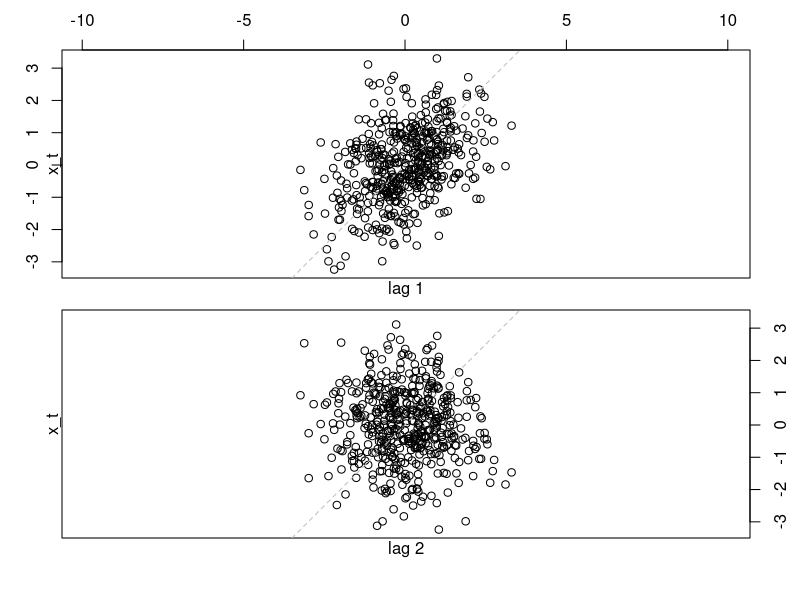
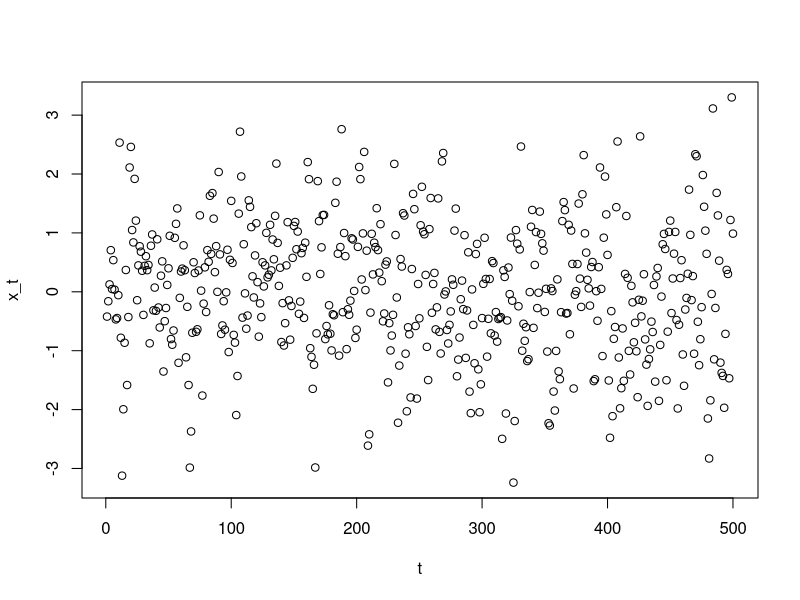
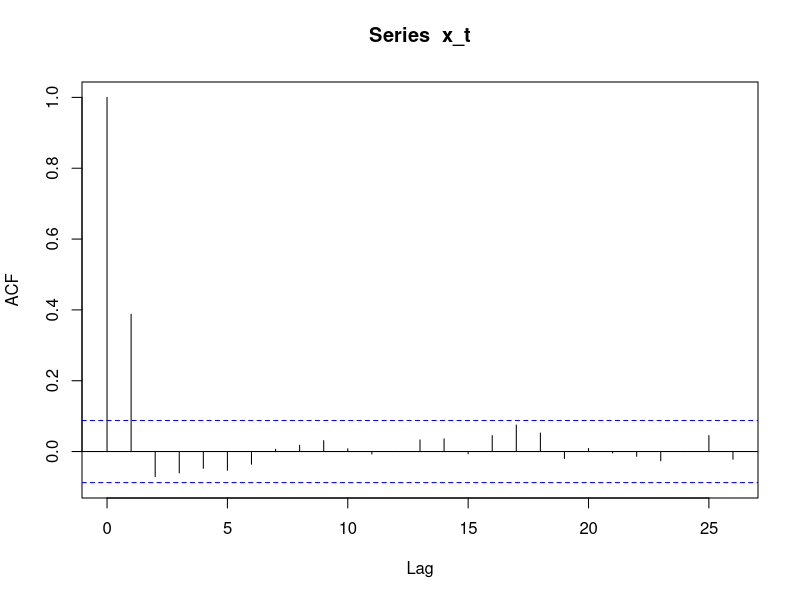
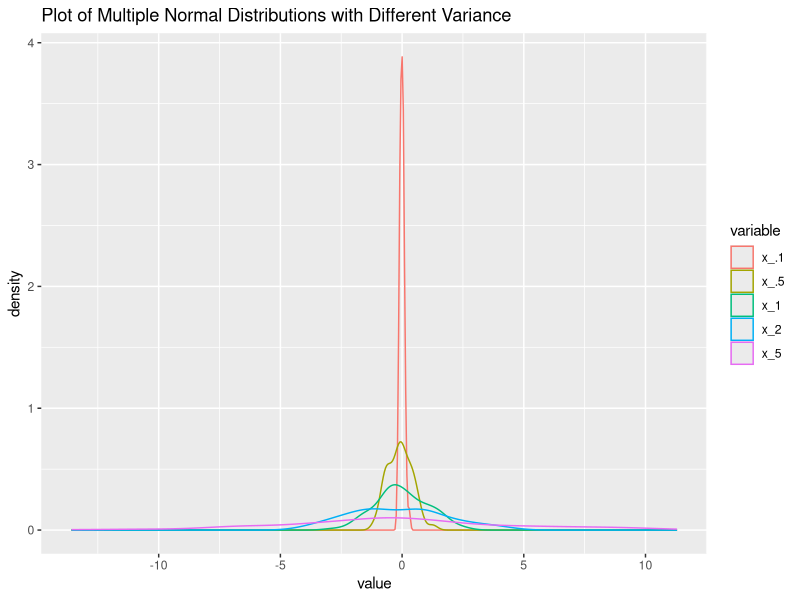

Write R code to recreate these figures, in order.
## ---- chunk 1
knitr::opts_chunk$set(echo = TRUE)
## ---- chunk 2
set.seed(5)
# Create a 100x100 matrix, each column is a new iid N(0,1)
x <- matrix(ncol = 100, nrow=100)
for (i in 1:100) {
  x[,i] <- rnorm(100,0,1)
}

#Obtain the all the sample means and variances.
#colMeans takes mean of each column and puts it in a vector
#apply gets all the column variances.
#This is the x_bar_i
x_bars <- colMeans(x)
sigma_hats <- apply(x, 2, var)

# Mean and Variance of the averages from each of the 100 experiments taking 100 samples from N(0,1)
mean(x_bars)
var(x_bars)

# Mean and Variance of the variances from each of the 100 experiments taking 100 samples from N(0,1)
mean(sigma_hats)
var(sigma_hats)
## ---- chunk 3
eps_t <- rnorm(500, 0,1)
## ---- chunk 4
x_t <- vector(length=500)
for (i in 1:length(eps_t)) {
  if (i == 1) {
    x_t[i] <- eps_t[i]
  }else{
    x_t[i] <- eps_t[i] + .5*eps_t[i-1]
  }
}
## ---- chunk 5
lag.plot(x_t, lags=2)
## ---- chunk 6
t <- 1:500
plot(x=t,y=x_t)
## ---- chunk 7
mean(x_t)
## ---- chunk 8
var(x_t)
## ---- chunk 9
acf(x_t, type = "correlation")
## ---- chunk 10
library(reshape2)
library(ggplot2)
x_.1 <- rnorm(100,0,.1)
x_.5 <- rnorm(100,0,.5)
x_1 <- rnorm(100,0,1)
x_2 <- rnorm(100,0,2)
x_5 <- rnorm(100,0,5)

data <- as.data.frame(cbind(x_.1,x_.5,x_1,x_2,x_5))
data.m <- melt(data)
g<-ggplot(data.m, aes(value, color = variable)) + geom_density() 
g<- g+ggtitle("Plot of Multiple Normal Distributions with Different Variance")
g
